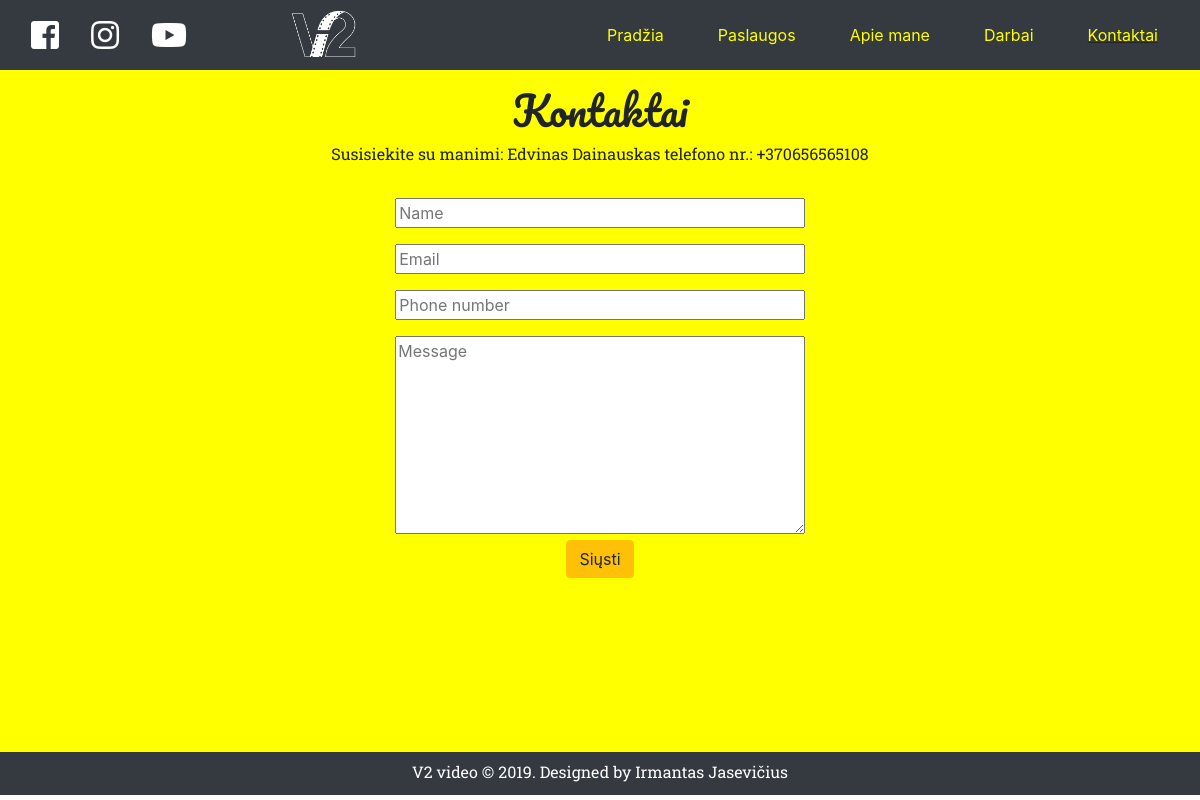
/contacts.php, run on the app's committed database.
### tables this page shows
CREATE TABLE `contacts` (
  `id` smallint(6) NOT NULL,
  `vardas` varchar(30) NOT NULL,
  `pavarde` varchar(30) NOT NULL,
  `tel` varchar(30) NOT NULL,
  `email` varchar(150) NOT NULL
);

### db-funkcijos.php (called while the page is built, shortened)
<?php
$prisijungimas = mysqli_connect(HOST, USER, PASSWORD, NAME );
function getPrisijungimas() {
    global $prisijungimas;
    return $prisijungimas;
}
function getContacts($nr=99999){
    $nr = htmlspecialchars(strip_tags($nr), ENT_QUOTES);
    $manoSQL = "SELECT * FROM contacts LIMIT $nr";
    $rezultatai = mysqli_query(  getPrisijungimas(),    $manoSQL );
    return $rezultatai;
}
 ?>

### contacts.php (the view, shortened to what this page needs)
<?php
require_once("head.php");
require_once("header.php");
?>
<div class="container-fluid">
  <div class="row ">
    <div class="col aukstis-psl">
      <h1 class="mt-3 text-center">Kontaktai</h1>
      <?php require_once("db-funkcijos.php");
        $kontaktai = getContacts();  ?>
        <?php while ($kontaktas = mysqli_fetch_assoc($kontaktai)) : ?>
          <p class="text-center">Susisiekite su manimi: <?php echo $kontaktas["vardas"] . " " . $kontaktas["pavarde"] . " telefono nr.: " . $kontaktas["tel"];?></p>
        <?php endwhile; ?>
        <form class="text-center" >
          <input id="nameMessage" class="mt-3 plotis-35" type="text" name="nameMessage" value="" placeholder="Name"><br>
          <input id="emailMessage" class="mt-3 plotis-35" type="email" name="emailMessage" value="" placeholder="Email"><br />
          <input id="telMessage" class="mt-3 plotis-35" type="text" name="telMessage" value="" placeholder="Phone number"><br />
          <textarea id="messageMessage" class="mt-3 plotis-35" name="messageMessage" rows="8" cols="80" placeholder="Message"></textarea><br>
          <button onclick="sendMessage()" class=" btn btn-warning" >Siųsti</button>
        </form>
    </div>
  </div>
</div>
<?php require_once("footer.php"); ?>

### css/master.css (style rules this page uses)
* { box-sizing:border-box; }
html { height: auto; }
.plotis-35 { width: 35%; }
.aukstis-psl { min-height: 85.3vh; background-color: yellow; }
.position-relative { position: relative; }
h1, h2, h4 { font-family: 'Pacifico', cursive; }
p { font-family: 'Roboto Slab', serif; }

### data on the page
contacts: vardas "Edvinas", pavarde "Dainauskas", tel "+370656565108"
